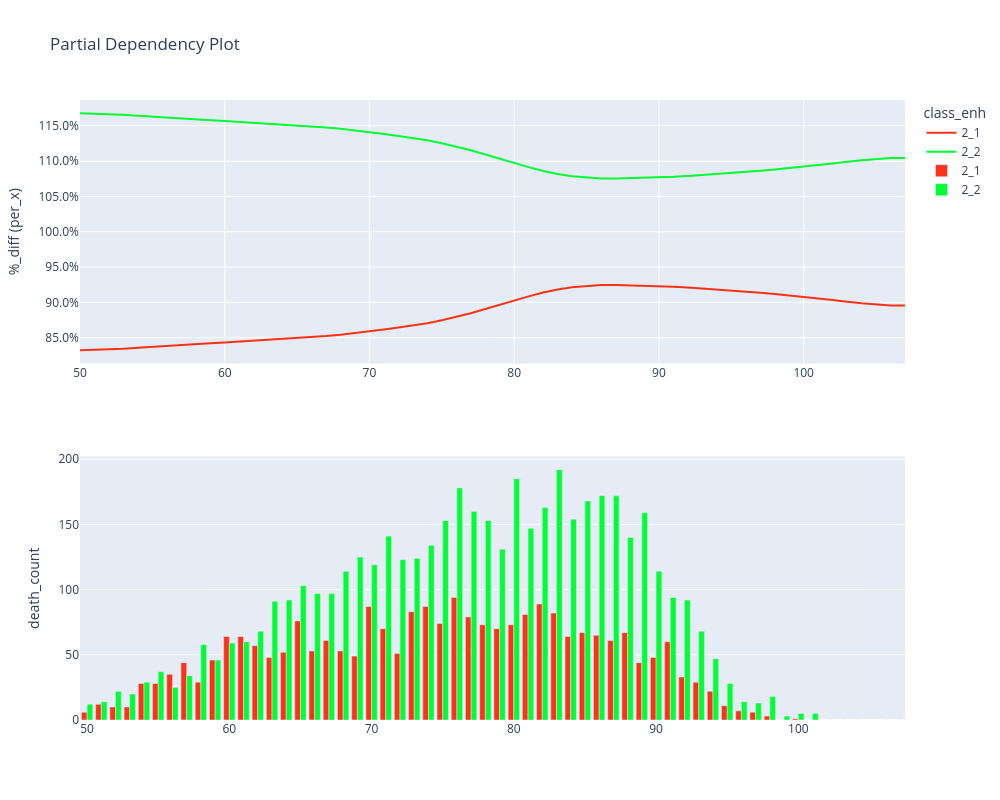

This figure's notebook cell:
### Code cell
charters.pdp(
    model=model,
    df=md_encoded[
        (
            md_encoded["class_enh"].isin(["2_1", "2_2"])
            & (md_encoded["insurance_plan"] == "UL")
        )
    ],
    x_axis="attained_age",
    line_color="class_enh",
    secondary="death_count",
    mapping=mapping,
    center="per_x",
    display=True,
)
